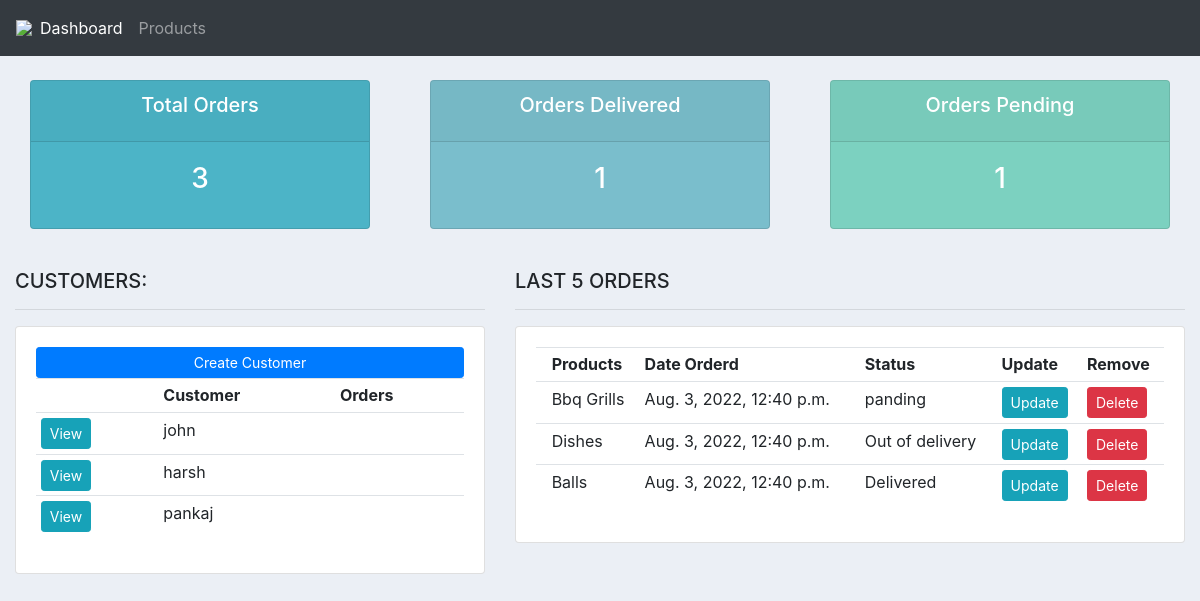
Before: / with the older database file.
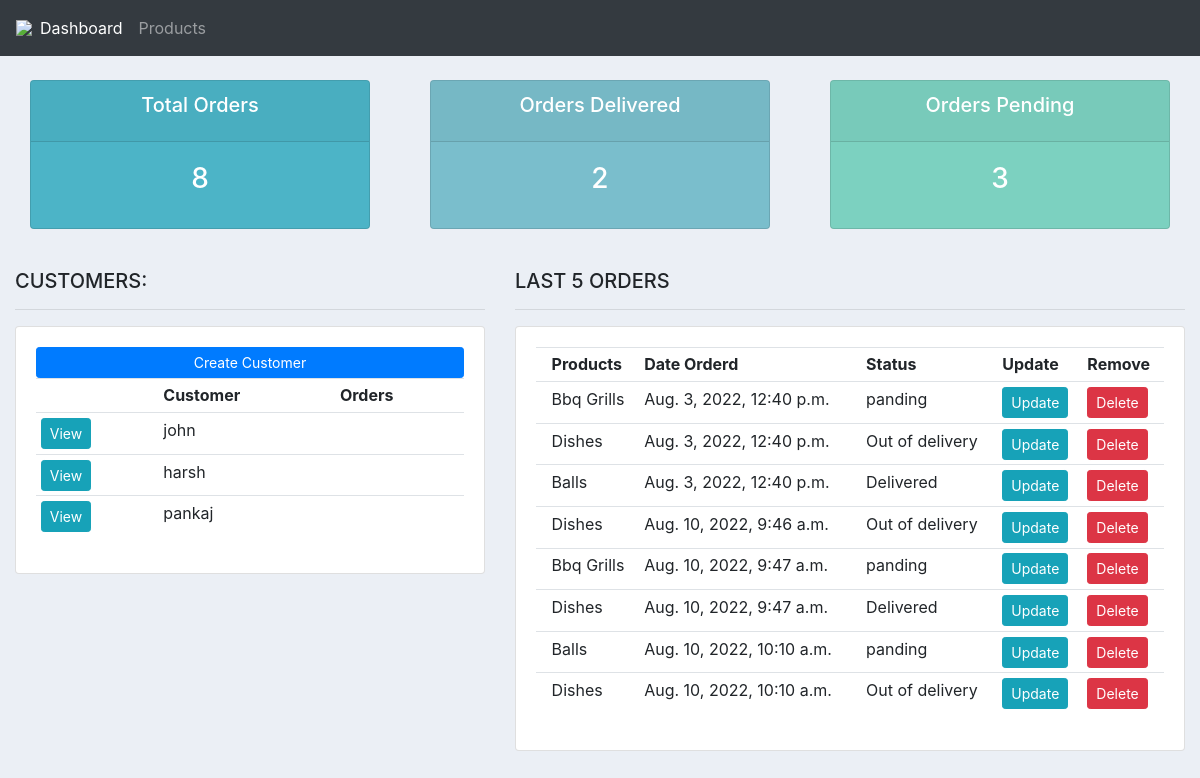
After: the same page with the newer database file.
### base/models.py (models this page shows, shortened)
class Customer(models.Model):
    name = models.CharField(max_length=50, null=True)
    phone = models.CharField(max_length=20, null=True)
    email = models.EmailField(max_length=50, null=True)
    date_created = models.DateTimeField(auto_now_add=True, null=True)

class Order(models.Model):
    STATUS = (
        ("panding","panding"),
        ('Out of delivery', 'Out of delivery'),
        ('Delivered','Delivered'),
        )
    customer = models.ForeignKey(Customer, null=True, on_delete=models.SET_NULL)
    product = models.ForeignKey(Product, null=True, on_delete=models.SET_NULL)
    date_created = models.DateTimeField(auto_now_add=True, null=True)
    status = models.CharField(max_length=200, null=True, choices=STATUS)

class Product(models.Model):
    CATEGORY = (
        ("Indoor", "Indoor"),
        ("Out Door", "Out Door"),
    )
    name = models.CharField(max_length=50, null=True)
    price = models.FloatField(null=True)
    category = models.CharField(max_length=50, null=True, choices=CATEGORY)
    description = models.CharField(max_length=500, null=True, blank=True)
    date_created = models.DateTimeField(auto_now_add=True, null=True)
    tags = models.ManyToManyField(Tag)
    def __str__(self) -> str:
        return self.name

### base/views.py (the view)
# urls.py: path('',views.home, name="home"),
def home(request):
    orders = Order.objects.all()
    customers = Customer.objects.all()
    total_customers = customers.count()
    total_orders = orders.count()
    delivered = orders.filter(status='Delivered').count()
    panding = orders.filter(status='panding').count()
    context = {'orders': orders,
    'customers':customers, 'total_customer':total_customers, 'total_orders':total_orders, 'delivered': delivered, 'panding':panding}
    return render(request, 'base/dashboard.html', context)

### base/templates/base/dashboard.html (shortened to what this page needs)
{% extends 'base/main.html' %}
{% block body %}
{% include 'base/status.html' %}
<br>
<div class="row">
    <div class="col-md-5">
        <h5>CUSTOMERS:</h5>
        <hr>
        <div class="card card-body">
            <a class="btn btn-primary btn-sm btn-block" href="">Create Customer </a>
            <table class="table table-sm">
                <tr>
                    <th></th>
                    <th>Customer</th>
                    <th>Orders</th>
                </tr>
                {% for customer in customers %}
                <tr>
                    <th><a class="btn btn-sm btn-info" href="{% url 'customer' customer.id %}">View</th>
                    <td>{{customer.name}}</td>
                    <td>{{customer.order}}</td>
                {% endfor %}
            </table>
        </div>
    </div>
    <div class="col-md-7">
        <h5>LAST 5 ORDERS</h5>
        <hr>
        <div class="card card-body">
            <table class="table table-sm">
                <tr>
                    <th></th>
                    <th>Products</th>
                    <th>Date Orderd</th>
                    <th>Status</th>
                    <th>Update</th>
                    <th>Remove</th>
                </tr>
                {% for order in orders %}
                <tr>
                    <th></th>
                    <td>{{order.product}}</td>
                    <td>{{order.date_created}}</td>
                    <td>{{order.status}}</td>
                    <td><a type="button" class="btn btn-sm btn-info" href="{% url 'updateorder' order.id %}">Update</a></td>
                    <td><a type="button" class="btn btn-sm btn-danger" href="{% url 'deleteorder' order.id %}">Delete</a></td>
                {% endfor %}
            </table>
        </div>
    </div>
</div>
{% endblock body %}

### base/templates/base/main.html (shortened to what this page needs)
{% load static %}
<!doctype html>
<html lang="en">
  <head>
    <link rel="stylesheet" href="https://cdn.jsdelivr.net/npm/bootstrap@4.3.1/dist/css/bootstrap.min.css">
    <link rel="stylesheet" type="text/css" href="{% static '/css/main.css' %}">
  </head>
  <body>
    {% include 'base/navbar.html' %}
    <div class="container-fluid">
    {% block body %}
    {% endblock body %}
    </div>
  </body>
</html>

### base/templates/base/navbar.html (shortened to what this page needs)
{% load static %}
<nav class="navbar navbar-expand-lg navbar-dark bg-dark">
    <img src="{% static 'images/logo.png' %}">
    <div class="collapse navbar-collapse" id="navbarNav">
      <ul class="navbar-nav">
        <li class="nav-item active">
          <a class="nav-link" href="{% url 'home'%}">Dashboard</a>
        </li>
        <li class="nav-item">
          <a class="nav-link" href="{% url 'products'%}">Products</a>
        </li>
      </ul>
    </div>
  </nav>

### base/templates/base/status.html
<br>
<div class="row">
	<div class="col">
		<div class="col-md">
			<div class="card text-center text-white  mb-3" id="total-orders">
			  	<div class="card-header">
			  		<h5 class="card-title">Total Orders</h5>
			  	</div>
			  	<div class="card-body">
			    	<h3 class="card-title">{{total_orders}}</h3>
			  	</div>
			</div>
		</div>
	</div>
	<div class="col">
		<div class="col-md">
			<div class="card text-center text-white  mb-3" id="orders-delivered">
			  	<div class="card-header">
			  		<h5 class="card-title">Orders Delivered</h5>
			  	</div>
			  	<div class="card-body">
			    	<h3 class="card-title">{{delivered}}</h3>
			  	</div>
			</div>
		</div>
	</div>
	<div class="col">
		<div class="col-md">
			<div class="card text-center text-white  mb-3" id="orders-pending">
			  	<div class="card-header">
			  		<h5 class="card-title">Orders Pending</h5>
			  	</div>
			  	<div class="card-body">
			    	<h3 class="card-title">{{panding}}</h3>
			  	</div>
			</div>
		</div>
	</div>
</div>

### base/static/css/main.css (style rules this page uses)
body { background-color: #ebeff5; }
#total-orders { background-color: #4cb4c7; }
#orders-delivered { background-color: #7abecc; }
#orders-pending { background-color: #7CD1C0; }

Changed rows visible on the page:
added Order: product "Dishes", date_created "Aug. 10, 2022, 9:46 a.m.", status "Out of delivery"
added Order: product "Bbq Grills", date_created "Aug. 10, 2022, 9:47 a.m.", status "panding"
added Order: product "Dishes", date_created "Aug. 10, 2022, 9:47 a.m.", status "Delivered"
added Order: product "Balls", date_created "Aug. 10, 2022, 10:10 a.m.", status "panding"
added Order: product "Dishes", date_created "Aug. 10, 2022, 10:10 a.m.", status "Out of delivery"
Other visible differences:
{{ total_orders }}: "3" → "8"
{{ delivered }}: "1" → "2"
{{ panding }}: "1" → "3"
